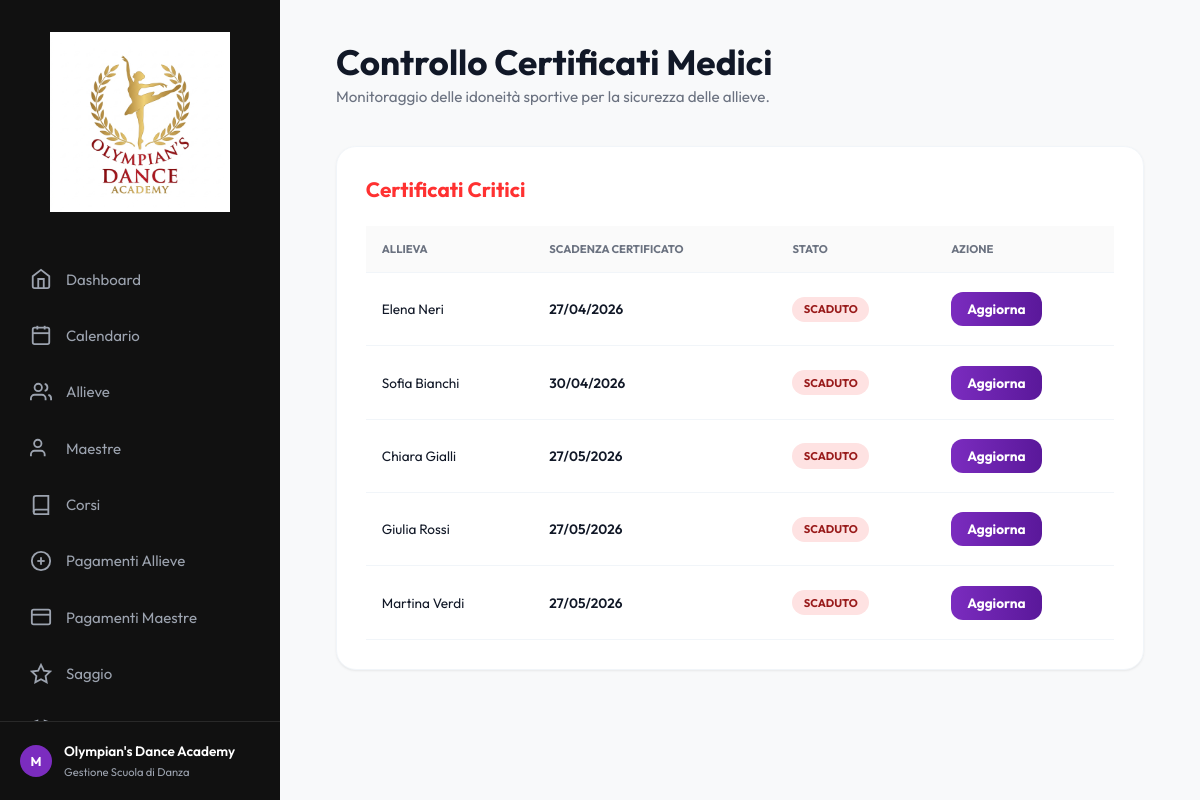
Before: /certificati/ with the older database file.
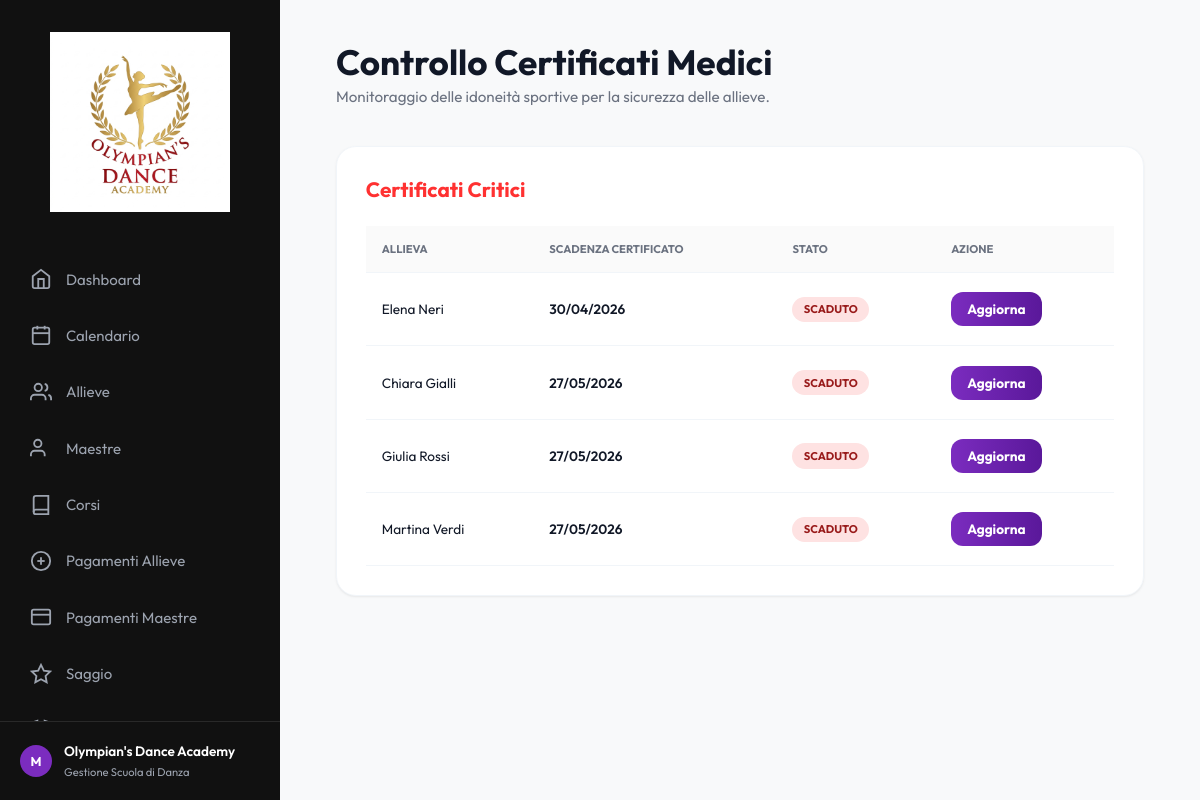
After: the same page with the newer database file.
### academy/models.py (models this page shows, shortened)
class Allieva(models.Model):
    nome = models.CharField(max_length=100)
    cognome = models.CharField(max_length=100)
    data_nascita = models.DateField(blank=True, null=True)
    telefono = models.CharField(max_length=20, blank=True, null=True)
    email = models.EmailField(blank=True, null=True)
    data_iscrizione = models.DateField(blank=True, null=True)
    id_corso = models.ForeignKey(Corso, on_delete=models.PROTECT, related_name='allieve', db_column='id_corso')
    certificato_medico = models.DateField(blank=True, null=True, help_text="Data di scadenza del certificato medico")
    class Meta:
        db_table = 'Allieve'
        ordering = ['cognome', 'nome']
        verbose_name_plural = "Allieve"

### academy/views.py (the view)
# urls.py: path("certificati/", views.certificati, name="certificati"),
def certificati(request):
    oggi = _today()
    allieve_critiche = Allieva.objects.filter(
        Q(certificato_medico__isnull=True) | Q(certificato_medico__lt=oggi)
    ).order_by("certificato_medico", "cognome")
    return render(request, "certificati.html", {"allieve": allieve_critiche})

### academy/context_processors.py (called while the page is built)
def today(request):
    return {"date_today": date.today().isoformat()}

### academy/templatetags/academy_filters.py (called while the page is built)
@register.filter
def date_dmy(value):
    if not value:
        return ""
    text = str(value)
    if len(text) >= 10:
        return f"{text[8:10]}/{text[5:7]}/{text[0:4]}"
    return text

### academy/views.py (called while the page is built)
def _today():
    return timezone.localdate()

### templates/certificati.html (shortened to what this page needs)
{% extends 'base.html' %}
{% load academy_filters %}
{% block content %}
<div class="animate-in">
    <header class="header-container">
        <div class="header-title">
            <h1>Controllo Certificati Medici</h1>
            <p>Monitoraggio delle idoneità sportive per la sicurezza delle allieve.</p>
        </div>
    </header>
    <div class="content-box">
        <div class="box-header">
            <h2 style="color: var(--accent-red);">Certificati Critici</h2>
        </div>
        <div class="table-container">
            <table class="data-table">
                <thead>
                    <tr>
                        <th>Allieva</th>
                        <th>Scadenza Certificato</th>
                        <th>Stato</th>
                        <th>Azione</th>
                    </tr>
                </thead>
                <tbody>
                    {% for a in allieve %}
                    <tr>
                        <td class="course-cell">{{ a.nome }} {{ a.cognome }}</td>
                        <td style="font-weight: 600;">
                            {% if a.certificato_medico %}
                                {{ a.certificato_medico|date_dmy }}
                            {% else %}
                                <span style="color: var(--text-muted);">Non inserito</span>
                            {% endif %}
                        </td>
                        <td>
                            {% if a.certificato_medico %}
                                <span class="badge badge-overdue">Scaduto</span>
                            {% else %}
                                <span class="badge badge-overdue">Mancante</span>
                            {% endif %}
                        </td>
                        <td>
                            <a href="{% url 'allieva_dettaglio' a.id %}" class="btn btn-purple btn-sm">
                                Aggiorna
                            </a>
                        </td>
                    </tr>
                    {% endfor %}
                </tbody>
            </table>
        </div>
    </div>
</div>
{% endblock %}

Changed rows visible on the page:
no longer on this page (row edited): Allieva: nome "Sofia", cognome "Bianchi", certificato_medico "30/04/2026", shows "SCADUTO"
changed Allieva "Elena": certificato_medico "27/04/2026" → "30/04/2026"
